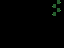

Tiled map render using the project's own tile images. Description and the whole map definition, tile-layer contents included, below:
An orthogonal 4x3 tile map with 16x16 px tiles, 1 tile layer (Слой).

<map version="1.8" tiledversion="1.8.2" orientation="orthogonal" renderorder="right-down" width="4" height="3" tilewidth="16" tileheight="16" infinite="0" nextlayerid="2" nextobjectid="1">
 <tileset firstgid="1" source="../../../games/examples/tiled/Карта Tiled/наборы/декор.tsx" />
 <layer id="1" name="Слой" width="4" height="3" offsetx="32" offsety="-16">
  <data encoding="csv">
1,0,0,2,
0,3,0,0,
0,0,0,2147483652
</data>
 </layer>
</map>
